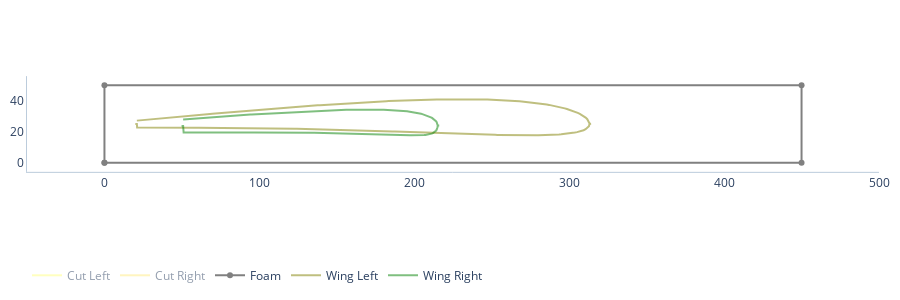

The notebook cell saved with this chart:
### Code cell
fig_p.update_layout(
            autosize=True,
            height = 300)


fig_p.show()

### Figure 1 — Plotly figure (JSON) as saved in the notebook; plotly's stock layout.template omitted (floating-point values rounded to 4 significant figures; data arrays with more than 128 entries replaced by an {"elided": "..."} marker saying what was removed)
{"data": [{"line": {"color": "yellow"}, "name": "Cut Left", "opacity": 0.5, "type": "scatter", "visible": "legendonly", "x": {"elided": "407 float values"}, "y": {"elided": "407 float values"}}, {"line": {"color": "gold"}, "name": "Cut Right", "opacity": 0.5, "type": "scatter", "visible": "legendonly", "x": {"elided": "407 float values"}, "y": {"elided": "407 float values"}}, {"line": {"color": "gray"}, "name": "Foam", "type": "scatter", "x": [0, 450, 450, 0, 0], "y": [0, 0, 50, 50, 0]}, {"line": {"color": "olive"}, "name": "Wing Left", "opacity": 0.5, "type": "scatter", "x": {"elided": "407 float values"}, "y": {"elided": "407 float values"}}, {"line": {"color": "green"}, "name": "Wing Right", "opacity": 0.5, "type": "scatter", "x": {"elided": "407 float values"}, "y": {"elided": "407 float values"}}], "layout": {"autosize": true, "height": 300, "legend": {"orientation": "h"}, "margin": {"b": 10, "l": 10, "r": 20, "t": 10}, "plot_bgcolor": "#FFF", "scene": {"aspectmode": "data", "xaxis": {"nticks": 4, "showbackground": false}, "yaxis": {"nticks": 1, "showbackground": false}, "zaxis": {"nticks": 1, "showbackground": false}}, "xaxis": {"constrain": "domain", "linecolor": "#BCCCDC", "range": [-50, 500], "showgrid": false}, "yaxis": {"constrain": "domain", "linecolor": "#BCCCDC", "scaleanchor": "x", "scaleratio": 1, "showgrid": false}}}
